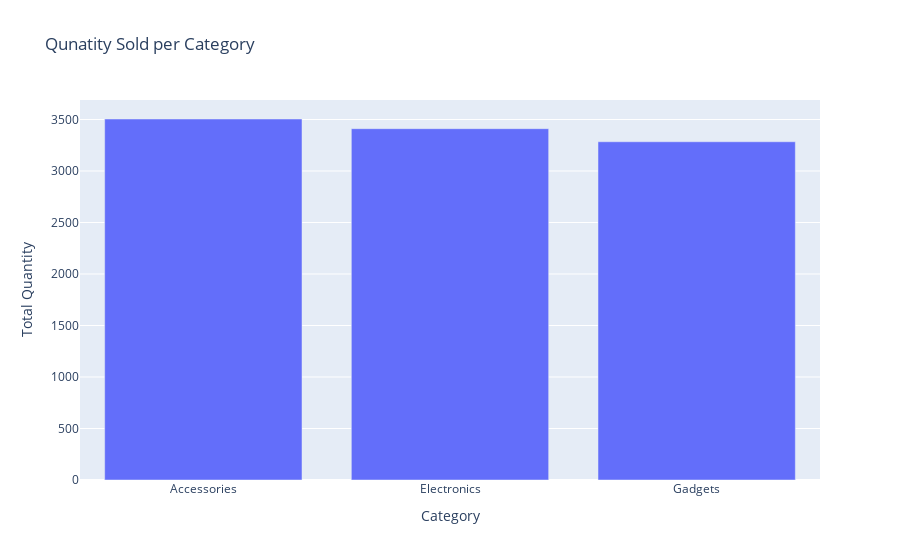

The code cell stored with this chart in its notebook:
### Code cell
#Plot the total quantity sold per category using Plotly Express

import plotly.express as px

x = ['Accessories', 'Electronics', 'Gadgets']
y = [3505, 3411, 3284]
fig1 = px.bar(x = x, y = y,  barmode = 'group', height=600, title = 'Qunatity Sold per Category', 
              labels = {'x': 'Category','y':'Total Quantity'})
fig1.show()

### Figure 1 — Plotly figure (JSON) as saved in the notebook; plotly's stock layout.template omitted (floating-point values rounded to 4 significant figures)
{"data": [{"alignmentgroup": "True", "hovertemplate": "Category=%{x}<br>Total Quantity=%{y}<extra></extra>", "legendgroup": "", "marker": {"color": "#636efa", "pattern": {"shape": ""}}, "name": "", "offsetgroup": "", "orientation": "v", "showlegend": false, "textposition": "auto", "type": "bar", "x": ["Accessories", "Electronics", "Gadgets"], "xaxis": "x", "y": [3505, 3411, 3284], "yaxis": "y"}], "layout": {"autosize": true, "barmode": "group", "legend": {"tracegroupgap": 0}, "title": {"text": "Qunatity Sold per Category"}, "xaxis": {"anchor": "y", "autorange": true, "domain": [0, 1], "range": [-0.5, 2.5], "title": {"text": "Category"}, "type": "category"}, "yaxis": {"anchor": "x", "autorange": true, "domain": [0, 1], "range": [0, 3689.0], "title": {"text": "Total Quantity"}, "type": "linear"}}}
